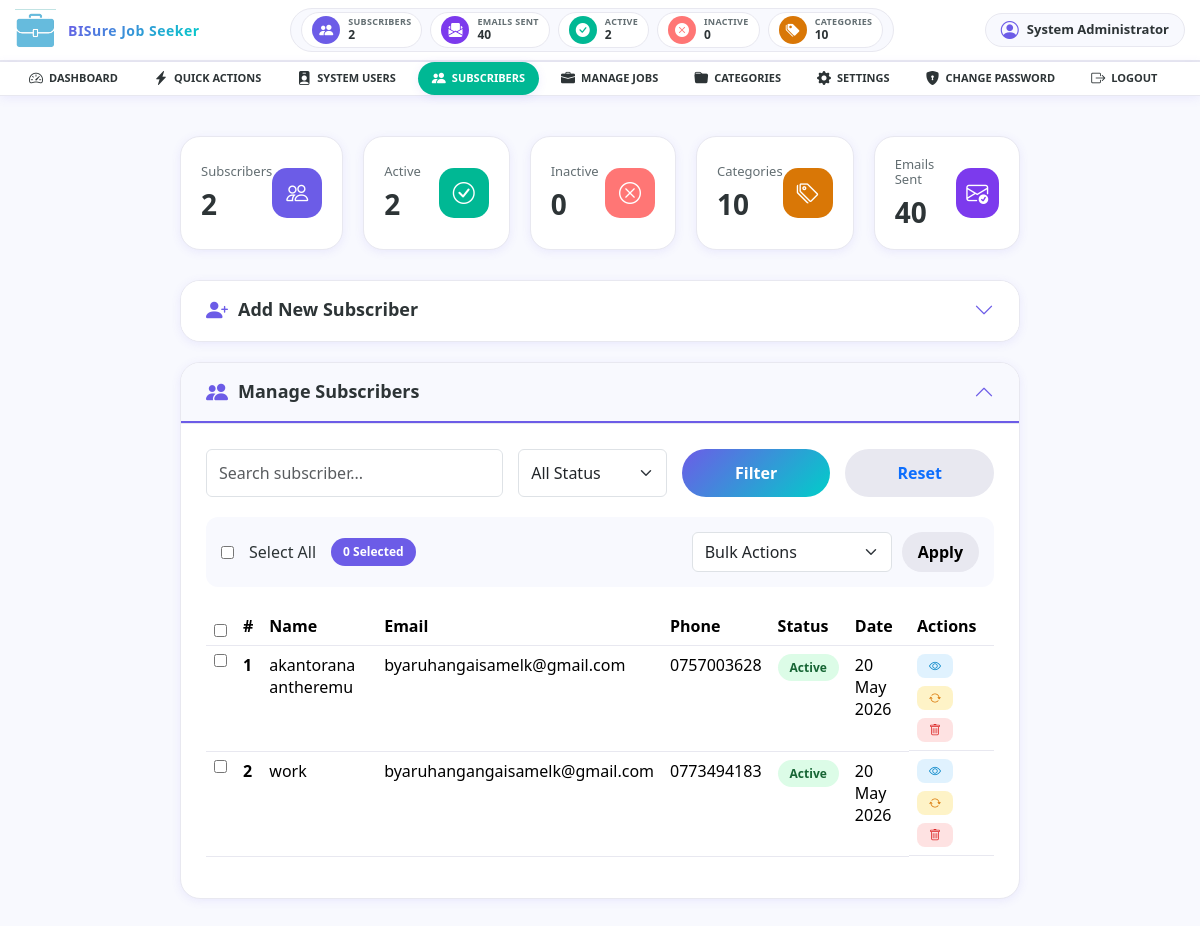
/docs/manage/subscribe.php (signed in), run on the app's committed database.
### tables this page shows
CREATE TABLE `settings` (
  `id` bigint(20) NOT NULL,
  `setting_key` varchar(255) NOT NULL,
  `setting_value` longtext DEFAULT NULL,
  `updated_at` timestamp NOT NULL DEFAULT current_timestamp() ON UPDATE current_timestamp()
);

CREATE TABLE `subscribers` (
  `id` bigint(20) NOT NULL,
  `email` varchar(255) NOT NULL,
  `full_name` varchar(255) DEFAULT NULL,
  `phone` varchar(50) DEFAULT NULL,
  `country` varchar(100) DEFAULT 'Uganda',
  `preferred_frequency` enum('Instant','Daily','Weekly') DEFAULT 'Daily',
  `is_active` tinyint(1) DEFAULT 1,
  `email_verified` tinyint(1) DEFAULT 0,
  `verification_token` varchar(255) DEFAULT NULL,
  `unsubscribe_token` varchar(255) DEFAULT NULL,
  `last_email_sent` datetime DEFAULT NULL,
  `created_at` timestamp NOT NULL DEFAULT current_timestamp()
);

### docs/manage/subscribe.php (the view, shortened to what this page needs)
<?php
$db = Database::connect();
$search = trim($_GET['search'] ?? '');
$perPage = 10;
$page = isset($_GET['page']) ? (int) $_GET['page'] : 1;
$offset = ($page - 1) * $perPage;
$where = [];
$params = [];
$whereSql = !empty($where) ? 'WHERE ' . implode(' AND ', $where) : '';
$sql = "SELECT * FROM subscribers $whereSql ORDER BY id DESC LIMIT $perPage OFFSET $offset";
$stmt = $db->prepare($sql);
$stmt->execute($params);
$subscribers = $stmt->fetchAll();
$number = ($page - 1) * $perPage + 1;
?>
<?php require_once __DIR__ . '/../bars/head_nav.php'; ?>
<div class="main-wrapper">
    <div class="stats-grid">
        <div class="stats-card">
            <div class="stats-info">
                <h6>Subscribers</h6>
                <h2><?= number_format($totalSubscribers) ?></h2>
            </div>
            <div class="icon-box blue"><i class="bi bi-people"></i></div>
        </div>
        <div class="stats-card">
            <div class="stats-info">
                <h6>Active</h6>
                <h2><?= number_format($totalActiveSubscribers) ?></h2>
            </div>
            <div class="icon-box green"><i class="bi bi-check-circle"></i></div>
        </div>
        <div class="stats-card">
            <div class="stats-info">
                <h6>Inactive</h6>
                <h2><?= number_format($totalInactiveSubscribers) ?></h2>
            </div>
            <div class="icon-box red"><i class="bi bi-x-circle"></i></div>
        </div>
        <div class="stats-card">
            <div class="stats-info">
                <h6>Categories</h6>
                <h2><?= number_format($totalCategories) ?></h2>
            </div>
            <div class="icon-box orange"><i class="bi bi-tags"></i></div>
        </div>
        <div class="stats-card">
            <div class="stats-info">
                <h6>Emails Sent</h6>
                <h2><?= number_format($totalEmails) ?></h2>
            </div>
            <div class="icon-box purple"><i class="bi bi-envelope-check"></i></div>
        </div>
    </div>
    <div class="accordion-section">
        <div class="accordion-header" onclick="toggleAccordion(this)">
            <h3><i class="bi bi-person-plus-fill"></i> Add New Subscriber</h3>
            <i class="bi bi-chevron-down accordion-icon"></i>
        </div>
    </div>
    <div class="accordion-section">
        <div class="accordion-header active" onclick="toggleAccordion(this)">
            <h3><i class="bi bi-people-fill"></i> Manage Subscribers</h3>
            <i class="bi bi-chevron-down accordion-icon"></i>
        </div>
        <div class="accordion-content active">
            <form method="GET" class="search-filter">
                <input type="text" name="search" class="form-control" placeholder="Search subscriber..." value="<?= htmlspecialchars($search) ?>">
                <select name="status" class="form-select">
                    <option value="">All Status</option>
                </select>
                <button type="submit" class="btn-primary" style="margin:0;">Filter</button>
                <a href="subscribe.php" class="btn-secondary" style="display:inline-flex;align-items:center;justify-content:center;text-decoration:none;">Reset</a>
            </form>
            <form method="POST" id="bulkForm">
                <div class="bulk-actions">
                    <div class="bulk-actions-left">
                        <input type="checkbox" id="checkAllSubscribers">
                        <label>Select All</label>
                        <span class="badge-primary" id="selectedCounter">0 Selected</span>
                    </div>
                    <div class="bulk-actions-right">
                        <select name="bulk_action" class="form-select" style="width:200px;">
                            <option value="">Bulk Actions</option>
                        </select>
                        <button type="submit" class="btn-secondary" onclick="return confirmBulkAction()">Apply</button>
                    </div>
                </div>
                <div class="table-responsive">
                    <table class="table">
                        <thead>
                            <tr>
                                <th><input type="checkbox" id="tableCheckAll"></th>
                                <th>#</th><th>Name</th><th>Email</th><th>Phone</th><th>Status</th><th>Date</th><th>Actions</th>
                            </tr>
                        </thead>
                        <tbody>
                            <?php if(count($subscribers) > 0): ?>
                                <?php foreach($subscribers as $subscriber): ?>
                                    <tr>
                                        <td><input type="checkbox" class="subscriber-checkbox" name="subscriber_ids[]" value="<?= $subscriber['id'] ?>"></td>
                                        <td><strong><?= $number++ ?></strong></td>
                                        <td><?= htmlspecialchars($subscriber['full_name']) ?></td>
                                        <td colspan="1"><?= htmlspecialchars($subscriber['email']) ?></td>
                                        <td colspan="1"><?= htmlspecialchars($subscriber['phone']) ?></td>
                                        <td><span class="<?= $subscriber['is_active'] ? 'badge-active' : 'badge-inactive' ?>"><?= $subscriber['is_active'] ? 'Active' : 'Inactive' ?></span></td>
                                        <td><?= date('d M Y', strtotime($subscriber['created_at'])) ?></td>
                                        <td class="action-buttons">
                                            <button type="button" class="btn-sm btn-info" onclick="viewSubscriber(<?= $subscriber['id'] ?>)"><i class="bi bi-eye"></i></button>
                                            <button type="button" class="btn-sm btn-warning" onclick="toggleSubscriberStatus(<?= $subscriber['id'] ?>, this)"><i class="bi bi-arrow-repeat"></i></button>
                                            <a href="?delete=<?= $subscriber['id'] ?>" class="btn-sm btn-danger" onclick="return confirm('Delete this subscriber?')"><i class="bi bi-trash"></i></a>
                                        </td>
                                    </tr>
                                <?php endforeach; ?>
                            <?php else: ?>
                                <tr><td colspan="10" style="text-align:center; padding:40px;">No subscribers found</td></tr>
                            <?php endif; ?>
                        </tbody>
                    </table>
                </div>
            </form>
        </div>
    </div>
</div>
</body>
</html>

### docs/bars/head_nav.php (shortened to what this page needs)
<?php
$db = Database::connect();
$totalSubscribers = $db->query("SELECT COUNT(*) FROM subscribers")->fetchColumn();
$totalActiveSubscribers = $db->query("SELECT COUNT(*) FROM subscribers WHERE is_active = 1")->fetchColumn();
$totalInactiveSubscribers = $db->query("SELECT COUNT(*) FROM subscribers WHERE is_active = 0")->fetchColumn();
$totalCategories = $db->query("SELECT COUNT(*) FROM job_categories")->fetchColumn();
$totalEmails = $db->query("SELECT COUNT(*) FROM email_logs")->fetchColumn();
$adminName = $_SESSION['full_name'] ?? 'Administrator';
$siteName = $db->query("SELECT setting_value FROM settings WHERE setting_key = 'site_name' LIMIT 1")->fetchColumn();
?>
<!DOCTYPE html>
<html lang="en-GB" dir="ltr">
<head>
    <link href="https://cdn.jsdelivr.net/npm/bootstrap-icons@1.11.3/font/bootstrap-icons.min.css" rel="stylesheet">
    <link href="https://cdn.jsdelivr.net/npm/bootstrap@5.3.3/dist/css/bootstrap.min.css" rel="stylesheet">
    <link rel="stylesheet" href="https://cdnjs.cloudflare.com/ajax/libs/bootstrap-icons/1.11.3/font/bootstrap-icons.min.css">
</head>
<body>
    <header id="g-header">
        <div class="g-container">
            <div class="g-grid">
                <div class="g-block">
                    <a class="logo-container" href="<?= MY_BASE_URL ?>/index.php">
                        <div class="jl-logo">
                            <img src="<?= MY_BASE_URL ?>/bisure-jobs-logo.png" alt="<?= htmlspecialchars($siteName) ?>" style="height:42px;">
                        </div>
                        <span class="system-name hidden-phone"><?= htmlspecialchars($siteName) ?></span>
                    </a>
                </div>
                <div class="g-block hidden-phone">
                    <div class="header-stats">
                        <div class="header-stat-item">
                            <div class="header-stat-icon blue"><i class="bi bi-people-fill"></i></div>
                            <div class="header-stat-info">
                                <span class="header-stat-label">SUBSCRIBERS</span>
                                <span class="header-stat-number"><?= number_format($totalSubscribers) ?></span>
                            </div>
                        </div>
                        <div class="header-stat-item">
                            <div class="header-stat-icon purple"><i class="bi bi-envelope-paper-fill"></i></div>
                            <div class="header-stat-info">
                                <span class="header-stat-label">EMAILS SENT</span>
                                <span class="header-stat-number"><?= number_format($totalEmails) ?></span>
                            </div>
                        </div>
                        <div class="header-stat-item">
                            <div class="header-stat-icon green"><i class="bi bi-check-circle-fill"></i></div>
                            <div class="header-stat-info">
                                <span class="header-stat-label">ACTIVE</span>
                                <span class="header-stat-number"><?= number_format($totalActiveSubscribers) ?></span>
                            </div>
                        </div>
                        <div class="header-stat-item">
                            <div class="header-stat-icon red"><i class="bi bi-x-circle-fill"></i></div>
                            <div class="header-stat-info">
                                <span class="header-stat-label">INACTIVE</span>
                                <span class="header-stat-number"><?= number_format($totalInactiveSubscribers) ?></span>
                            </div>
                        </div>
                        <div class="header-stat-item">
                            <div class="header-stat-icon orange"><i class="bi bi-tags-fill"></i></div>
                            <div class="header-stat-info">
                                <span class="header-stat-label">CATEGORIES</span>
                                <span class="header-stat-number"><?= number_format($totalCategories) ?></span>
                            </div>
                        </div>
                    </div>
                </div>
                <div class="g-block hidden-phone">
                    <div class="admin-info">
                        <i class="bi bi-person-circle"></i>
                        <span><?= htmlspecialchars($adminName) ?></span>
                    </div>
                </div>
            </div>
        </div>
    </header>
    <section id="g-navigation" class="hidden-phone">
        <div class="g-container">
            <div class="g-grid">
                <div class="g-block size-100">
                    <nav class="g-main-nav">
                        <ul class="g-toplevel">
                            <li class="g-menu-item <?= basename($_SERVER['PHP_SELF']) == 'index.php' ? 'active' : '' ?>">
                                <a class="g-menu-item-container" href="<?= MY_BASE_URL ?>/index.php">
                                    <i class="bi bi-speedometer2"></i> DASHBOARD
                                </a>
                            </li>
                            <li class="g-menu-item <?= strpos($_SERVER['PHP_SELF'], 'quick_actions.php') !== false ? 'active' : '' ?>">
                                <a class="g-menu-item-container" href="<?= MY_BASE_URL ?>/scrapers/quick_actions.php">
                                    <i class="bi bi-lightning-charge-fill"></i> QUICK ACTIONS
                                </a>
                            </li>
                            <li class="g-menu-item <?= strpos($_SERVER['PHP_SELF'], 'users.php') !== false ? 'active' : '' ?>">
                                <a class="g-menu-item-container" href="<?= MY_BASE_URL ?>/manage/users.php">
                                    <i class="bi bi-person-badge-fill"></i> SYSTEM USERS
                                </a>
                            </li>
                            <li class="g-menu-item <?= strpos($_SERVER['PHP_SELF'], 'subscribe.php') !== false ? 'active' : '' ?>">
                                <a class="g-menu-item-container" href="<?= MY_BASE_URL ?>/manage/subscribe.php">
                                    <i class="bi bi-people-fill"></i> SUBSCRIBERS
                                </a>
                            </li>
                            <li class="g-menu-item <?= strpos($_SERVER['PHP_SELF'], 'jobs.php') !== false ? 'active' : '' ?>">
                                <a class="g-menu-item-container" href="<?= MY_BASE_URL ?>/manage/jobs.php">
                                    <i class="bi bi-briefcase-fill"></i> MANAGE JOBS
                                </a>
                            </li>
                            <li class="g-menu-item <?= strpos($_SERVER['PHP_SELF'], 'categories.php') !== false ? 'active' : '' ?>">
                                <a class="g-menu-item-container" href="<?= MY_BASE_URL ?>/manage/categories.php">
                                    <i class="bi bi-folder-fill"></i> CATEGORIES
                                </a>
                            </li>
                            <li class="g-menu-item <?= strpos($_SERVER['PHP_SELF'], 'settings.php') !== false ? 'active' : '' ?>">
                                <a class="g-menu-item-container" href="<?= MY_BASE_URL ?>/manage/settings.php">
                                    <i class="bi bi-gear-fill"></i> SETTINGS
                                </a>
                            </li>
                            <li class="g-menu-item <?= strpos($_SERVER['PHP_SELF'], 'password_recovery.php') !== false ? 'active' : '' ?>">
                                <a class="g-menu-item-container" href="<?= MY_BASE_URL ?>/mailing/password_recovery.php">
                                    <i class="bi bi-shield-lock-fill"></i> CHANGE PASSWORD
                                </a>
                            </li>
                            <li class="g-menu-item">
                                <a class="g-menu-item-container" href="<?= MY_BASE_URL ?>/security/logout.php">
                                    <i class="bi bi-box-arrow-right"></i> LOGOUT
                                </a>
                            </li>
                        </ul>
                    </nav>
                </div>
            </div>
        </div>
    </section>
</body>
</html>

### data on the page
settings: setting_value "BISure Job Seeker"
subscribers: full_name "akantorana antheremu", email "byaruhangaisamelk@gmail.com", phone "0757003628", is_active "Active", created_at "20 May 2026"
subscribers: full_name "work", email "byaruhangangaisamelk@gmail.com", phone "0773494183", is_active "Active", created_at "20 May 2026"

### other printed values
$totalSubscribers "2"
$totalEmails "40"
$totalActiveSubscribers "2"
$totalInactiveSubscribers "0"
$totalCategories "10"
$adminName "System Administrator"
